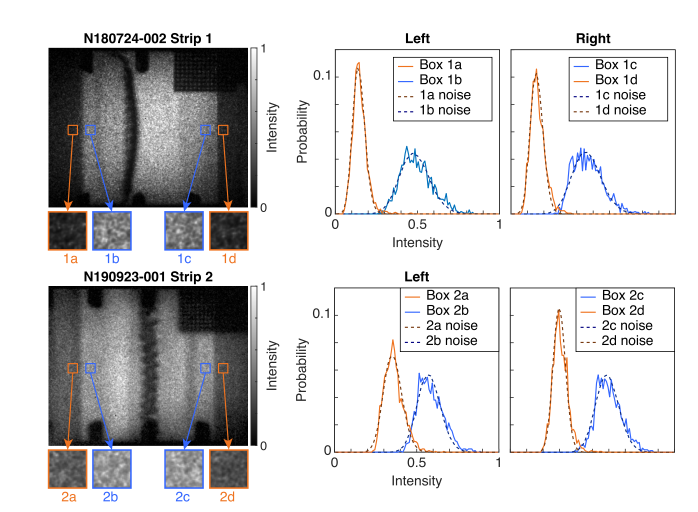
#> input picture 12.png, 1395 x 1023 px (shown at 1/2 size)
$ python -i metrics.py   (imports and definitions only)   (older library calls are emulated)
#> lines starting #> are read from the running program, lines starting #| are printed output that depends on the picture; after the words box and inside, x2 and y2 are one past the last pixel; in counts of white or black regions, pixels touching at a corner belong together
#> further down, picture is the input picture: shape (1023, 1395, 3); mean B, G, R 210.3, 209.8, 210.5
"""
Image quality metrics with multi-depth support.
"""

import numpy as np
from skimage.metrics import structural_similarity as ssim
import cv2


# [182 lines left out: functions normalize_for_comparison, calculate_psnr, calculate_ssim, calculate_mse, evaluate_denoising_quality, not called in this run]


def calculate_laplacian_variance(image):
    """
    Calculate Laplacian variance as a blur/no-blur metric.
    Higher values indicate sharper images with more edges.

    Args:
        image: Input image (numpy array)

    Returns:
        float: Laplacian variance value
    """
    # Convert to grayscale if needed
    if len(image.shape) == 3:
        gray = cv2.cvtColor(image, cv2.COLOR_RGB2GRAY)
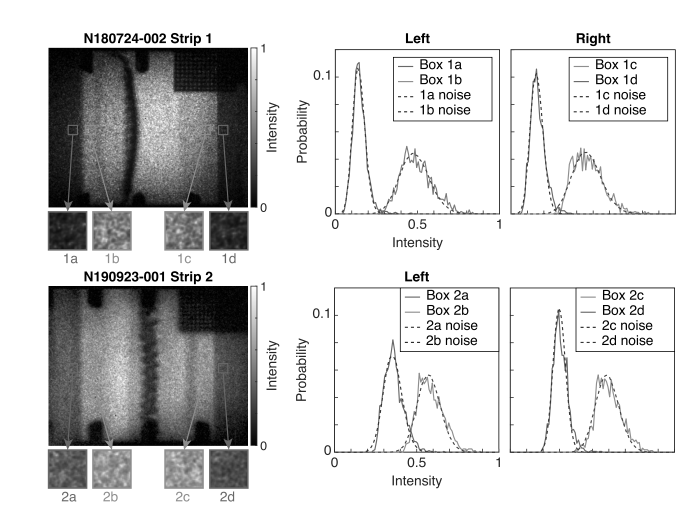
#> gray: shape (1023, 1395) (shown at 1/2 size); min 0, max 255, mean 210
    else:
        gray = image

    # Convert to float for calculation
    if gray.dtype == np.uint16:
        gray_float = gray.astype(np.float64) / 65535.0
    elif gray.dtype == np.uint8:
        gray_float = gray.astype(np.float64) / 255.0
    else:
        gray_float = gray.astype(np.float64)

    # Calculate Laplacian
    laplacian = cv2.Laplacian(gray_float, cv2.CV_64F)
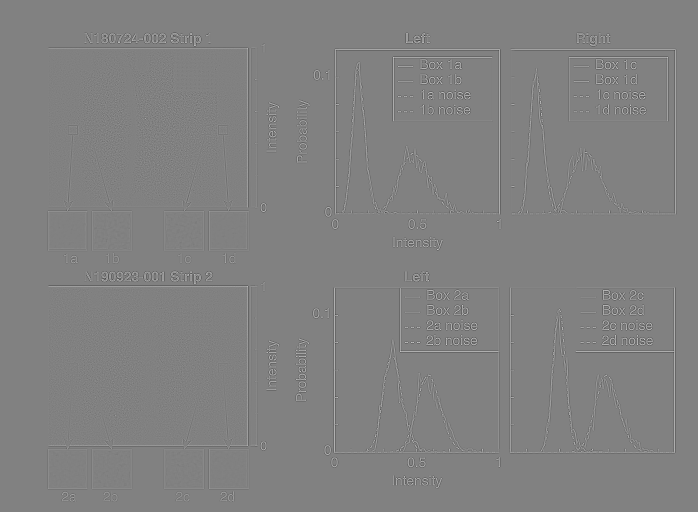
#> laplacian: shape (1023, 1395) float64 (shown at 1/2 size); min -2.22, max 2.16, mean -5.48e-19; drawn with min black and max white
    variance = laplacian.var()
#> variance = 0.037

    return variance


def calculate_edge_strength(image):
    """
    Calculate edge strength using Canny edge detector.
    Higher values indicate more defined edges.

    Args:
        image: Input image

    Returns:
        float: Edge strength (ratio of edge pixels)
    """
    # Convert to grayscale if needed
    if len(image.shape) == 3:
        gray = cv2.cvtColor(image, cv2.COLOR_RGB2GRAY)
    else:
        gray = image

    # Convert to uint8 for Canny
    if gray.dtype == np.uint16:
        gray_uint8 = (gray.astype(np.float64) / 65535.0 * 255).astype(np.uint8)
    elif gray.dtype == np.uint8:
        gray_uint8 = gray
    else:
        gray_uint8 = (gray / gray.max() * 255).astype(np.uint8)

    # Apply Canny edge detector
    edges = cv2.Canny(gray_uint8, 50, 150)
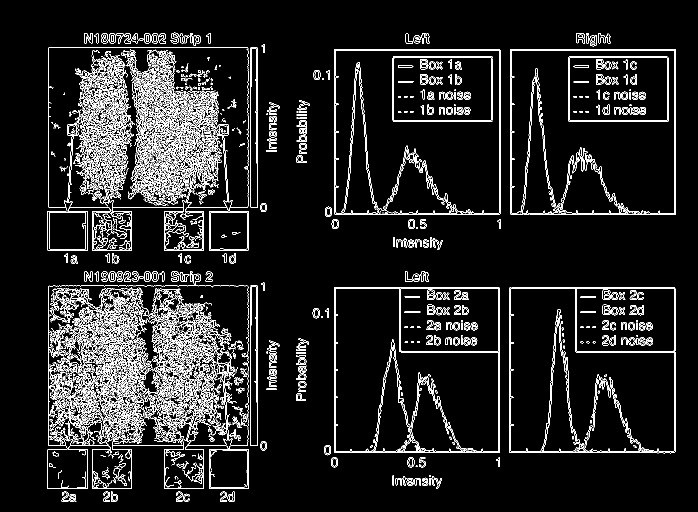
#> edges: shape (1023, 1395) (shown at 1/2 size); 8.3% white in thin lines or dots, all inside (x1, y1, x2, y2) = (95, 65, 1352, 1004)

    # Calculate edge ratio
    edge_ratio = np.sum(edges > 0) / edges.size
#> edge_ratio = 0.0826

    return edge_ratio


def calculate_brightness_contrast(image):
    """
    Calculate brightness and contrast metrics.

    Args:
        image: Input image

    Returns:
        tuple: (brightness, contrast)
    """
    # Convert to float
    if image.dtype == np.uint16:
        img_float = image.astype(np.float64) / 65535.0
    elif image.dtype == np.uint8:
        img_float = image.astype(np.float64) / 255.0
    else:
        img_float = image.astype(np.float64)
        if img_float.max() > 1.0:
            img_float = img_float / img_float.max()

    brightness = np.mean(img_float)
    contrast = np.std(img_float)

    return brightness, contrast


def calculate_histogram_entropy(image):
    """
    Calculate histogram entropy as a measure of texture complexity.
    Higher entropy indicates more texture details.

    Args:
        image: Input image

    Returns:
        float: Histogram entropy
    """
    # Convert to grayscale if needed
    if len(image.shape) == 3:
        gray = cv2.cvtColor(image, cv2.COLOR_RGB2GRAY)
    else:
        gray = image

    # Convert to uint8 for histogram
    if gray.dtype == np.uint16:
        gray_uint8 = (gray.astype(np.float64) / 65535.0 * 255).astype(np.uint8)
    elif gray.dtype == np.uint8:
        gray_uint8 = gray
    else:
        gray_uint8 = (gray / gray.max() * 255).astype(np.uint8)

    # Calculate histogram
    hist = cv2.calcHist([gray_uint8], [0], None, [256], [0, 256])
#> hist = 256 values, max 1039126 at index 255, min 183 at index 236, mean 5574.6
    hist = hist.flatten()

    # Normalize to probability
    total_pixels = gray_uint8.size
#> total_pixels = 1427085
    prob = hist / total_pixels
#> prob = 256 values, max 0.728 at index 255, min 0.000128 at index 236, mean 0.00391

    # Remove zeros to avoid log(0)
    prob = prob[prob > 0]

    # Calculate entropy
    entropy = -np.sum(prob * np.log2(prob))
#> entropy = 2.92

    return entropy


# [34 lines left out: function evaluate_super_resolution, not called in this run]


def compare_sr_with_reference(sr_image, reference_hr_image=None,
                               original_lr_image=None, expected_scale=None):
    """
    Evaluate super-resolution quality with optional reference images.

    Args:
        sr_image: Super-resolved image (output)
        reference_hr_image: Ground truth high-resolution image (if available)
        original_lr_image: Original low-resolution image (for consistency check)
        expected_scale: Expected upscaling factor

    Returns:
        dict: Comprehensive SR evaluation metrics
    """
    metrics = {}

    # 1. Resolution verification
    if original_lr_image is not None and expected_scale is not None:
        lr_h, lr_w = original_lr_image.shape[:2]
        sr_h, sr_w = sr_image.shape[:2]
        expected_h = int(lr_h * expected_scale)
        expected_w = int(lr_w * expected_scale)

        metrics['resolution'] = {
            'lr_size': (lr_w, lr_h),
            'sr_size': (sr_w, sr_h),
            'expected_sr_size': (expected_w, expected_h),
            'width_match': sr_w == expected_w,
            'height_match': sr_h == expected_h,
            'actual_scale_w': sr_w / lr_w,
            'actual_scale_h': sr_h / lr_h
        }
    else:
        metrics['resolution'] = {
            'sr_size': (sr_image.shape[1], sr_image.shape[0])
        }

    # 2. SR quality metrics (no-reference)
    metrics['sharpness'] = calculate_laplacian_variance(sr_image)
    metrics['edge_strength'] = calculate_edge_strength(sr_image)
    metrics['entropy'] = calculate_histogram_entropy(sr_image)

    brightness, contrast = calculate_brightness_contrast(sr_image)
#> in calculate_brightness_contrast, `brightness = np.mean(img_float)`: brightness = 0.824
#> in calculate_brightness_contrast, `contrast = np.std(img_float)`: contrast = 0.318
#> brightness = 0.824; contrast = 0.318
    metrics['brightness'] = brightness
    metrics['contrast'] = contrast

    # 3. Full-reference metrics (if ground truth HR image available)
    if reference_hr_image is not None:
        metrics['psnr'] = calculate_psnr(reference_hr_image, sr_image)
        metrics['ssim'] = calculate_ssim(reference_hr_image, sr_image)
        metrics['mse'] = calculate_mse(reference_hr_image, sr_image)

    # 4. Reduced-reference: consistency check with LR image
    if original_lr_image is not None:
        # Downscale SR to LR size and compare
        import cv2
        lr_h, lr_w = original_lr_image.shape[:2]
        sr_downscaled = cv2.resize(sr_image, (lr_w, lr_h), interpolation=cv2.INTER_AREA)

        # Normalize dtypes for comparison
        if sr_downscaled.dtype != original_lr_image.dtype:
            if original_lr_image.dtype == np.uint8:
                sr_downscaled = (sr_downscaled.astype(np.float64) /
                                (65535 if sr_downscaled.dtype == np.uint16 else sr_downscaled.max())
                                * 255).astype(np.uint8)

        metrics['consistency_psnr'] = calculate_psnr(original_lr_image, sr_downscaled)
        metrics['consistency_ssim'] = calculate_ssim(original_lr_image, sr_downscaled)

    return metrics

>>> import cv2
>>> picture = cv2.imread('12.png')
>>> result = compare_sr_with_reference(picture)
#> result = 6 items

$ run again, on 2045f551-0de6-474d-945f-24a1a445dbf9.png
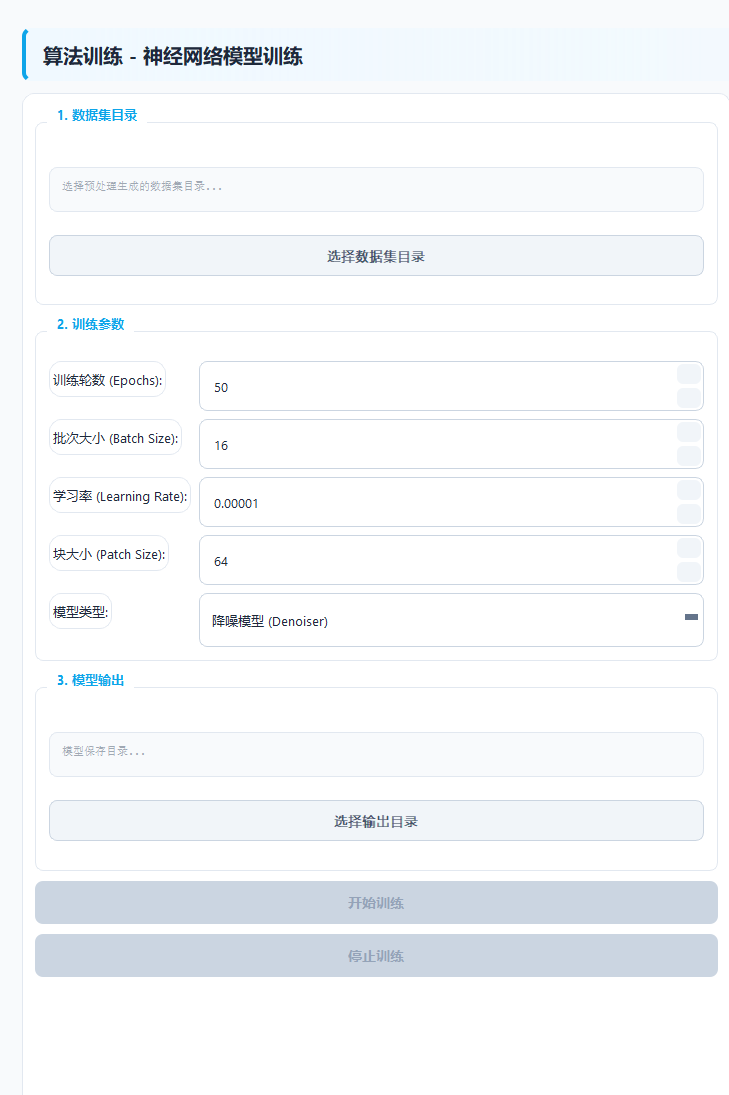
#> input picture 2045f551-0de6-474d-945f-24a1a445dbf9.png, 729 x 1095 px
#> picture is the input picture: shape (1095, 729, 3); mean B, G, R 250, 247.8, 245.7
#> variance = 0.0165
#> in calculate_edge_strength, `edges = cv2.Canny(gray_uint8, 50, 150)`:
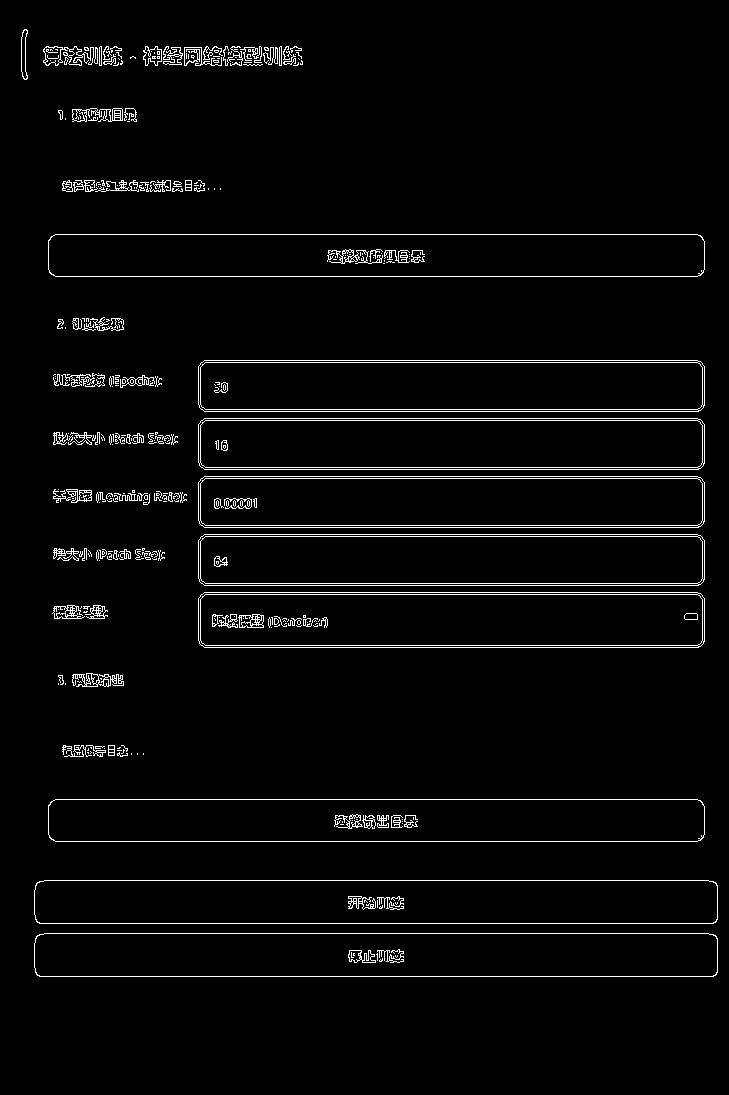
#> edges: shape (1095, 729); 3.2% white in thin lines or dots, all inside (x1, y1, x2, y2) = (21, 29, 718, 977)
#> edge_ratio = 0.0322
#> hist = 256 values, max 512898 at index 255, min 0 at index 0, mean 3118.2
#> in calculate_histogram_entropy, `prob = hist / total_pixels`: prob = 256 values, max 0.643 at index 255, min 0 at index 0, mean 0.00391
#> in calculate_histogram_entropy, `prob = prob[prob > 0]`: prob = 168 values, max 0.643 at index 167, min 1.25e-06 at index 11, mean 0.00595
#> entropy = 1.73
#> in calculate_brightness_contrast, `brightness = np.mean(img_float)`: brightness = 0.972
#> in calculate_brightness_contrast, `contrast = np.std(img_float)`: contrast = 0.0796
#> in compare_sr_with_reference, `brightness, contrast = calculate_brightness_contrast(sr_image)`: brightness = 0.972; contrast = 0.0796
#> result = 6 items

$ run again, on 3f54dd31-734e-49ff-92e6-624c94322b49.png
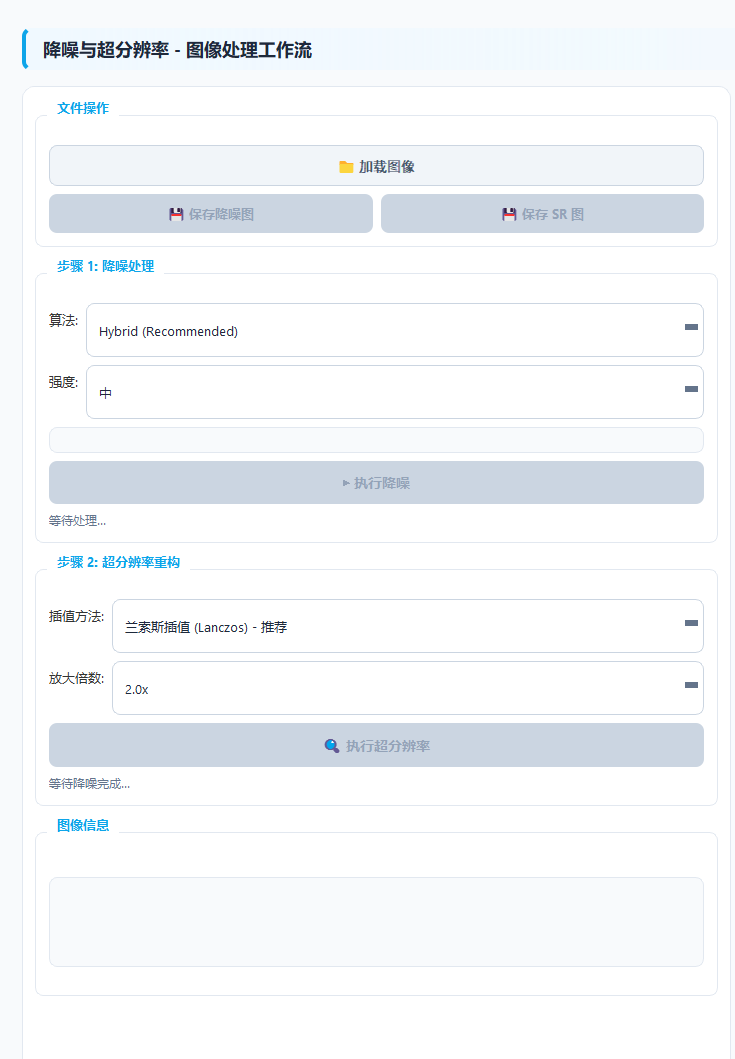
#> input picture 3f54dd31-734e-49ff-92e6-624c94322b49.png, 735 x 1059 px
#> picture is the input picture: shape (1059, 735, 3); mean B, G, R 249.2, 246.8, 244.4
#> variance = 0.0149
#> in calculate_edge_strength, `edges = cv2.Canny(gray_uint8, 50, 150)`:
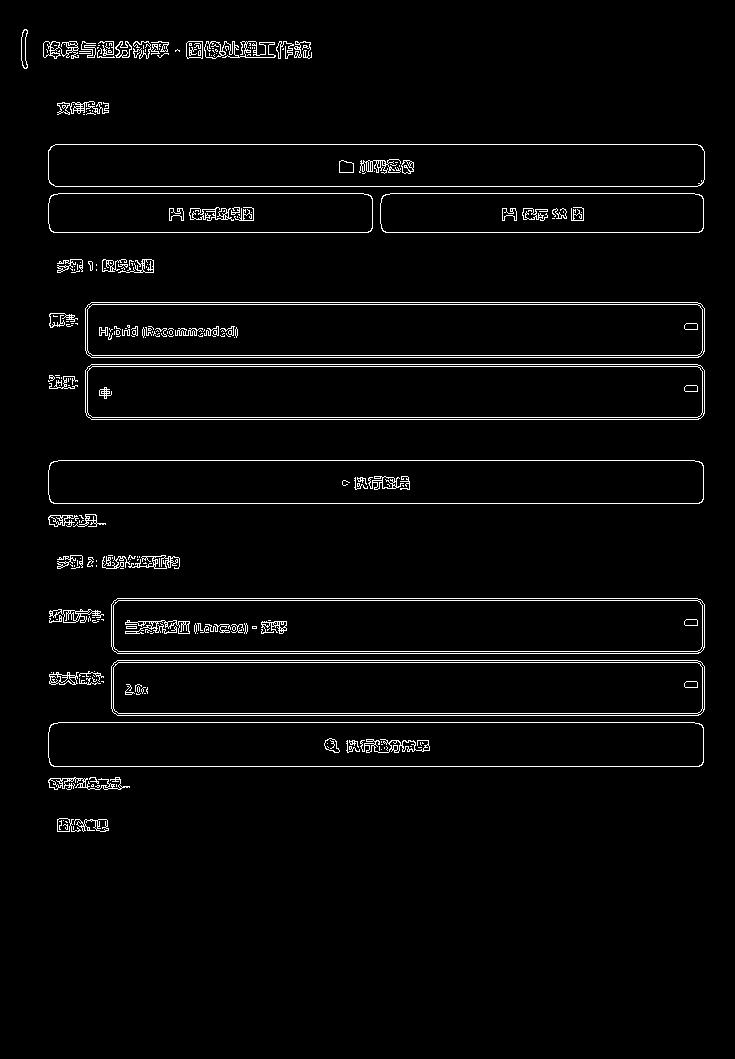
#> edges: shape (1059, 735); 3.2% white in thin lines or dots, all inside (x1, y1, x2, y2) = (21, 29, 705, 832)
#> edge_ratio = 0.0317
#> hist = 256 values, max 483212 at index 255, min 0 at index 0, mean 3040.5
#> in calculate_histogram_entropy, `prob = hist / total_pixels`: prob = 256 values, max 0.621 at index 255, min 0 at index 0, mean 0.00391
#> in calculate_histogram_entropy, `prob = prob[prob > 0]`: prob = 190 values, max 0.621 at index 189, min 1.28e-06 at index 8, mean 0.00526
#> entropy = 1.73
#> in calculate_brightness_contrast, `brightness = np.mean(img_float)`: brightness = 0.968
#> in calculate_brightness_contrast, `contrast = np.std(img_float)`: contrast = 0.083
#> in compare_sr_with_reference, `brightness, contrast = calculate_brightness_contrast(sr_image)`: brightness = 0.968; contrast = 0.083
#> result = 6 items

$ run again, on bbf43eff-4e8b-4ed0-910b-072d39685272.png
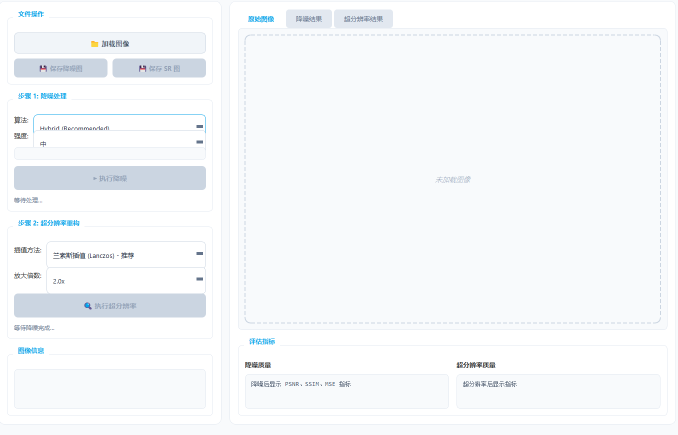
#> input picture bbf43eff-4e8b-4ed0-910b-072d39685272.png, 1356 x 870 px (shown at 1/2 size)
#> picture is the input picture: shape (870, 1356, 3); mean B, G, R 250.6, 248.5, 246.3
#> variance = 0.0132
#> in calculate_edge_strength, `edges = cv2.Canny(gray_uint8, 50, 150)`:
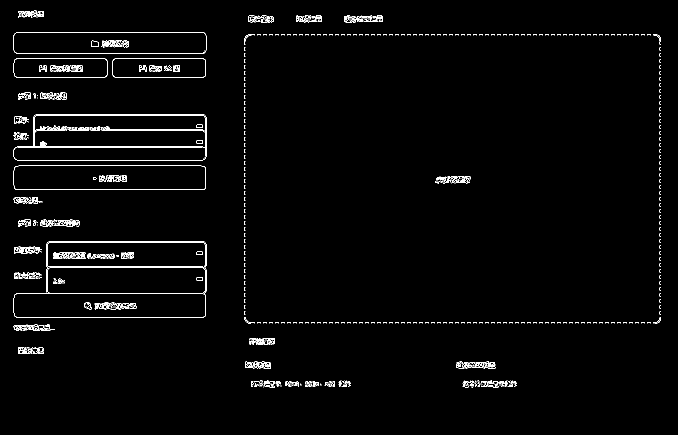
#> edges: shape (870, 1356) (shown at 1/2 size); 1.8% white in thin lines or dots, all inside (x1, y1, x2, y2) = (27, 21, 1322, 775)
#> edge_ratio = 0.0175
#> hist = 256 values, max 652430 at index 250, min 0 at index 0, mean 4608.3
#> in calculate_histogram_entropy, `prob = hist / total_pixels`: prob = 256 values, max 0.553 at index 250, min 0 at index 0, mean 0.00391
#> in calculate_histogram_entropy, `prob = prob[prob > 0]`: prob = 185 values, max 0.553 at index 179, min 8.48e-07 at index 17, mean 0.00541
#> entropy = 1.58
#> in calculate_brightness_contrast, `brightness = np.mean(img_float)`: brightness = 0.974
#> in calculate_brightness_contrast, `contrast = np.std(img_float)`: contrast = 0.0631
#> in compare_sr_with_reference, `brightness, contrast = calculate_brightness_contrast(sr_image)`: brightness = 0.974; contrast = 0.0631
#> result = 6 items
